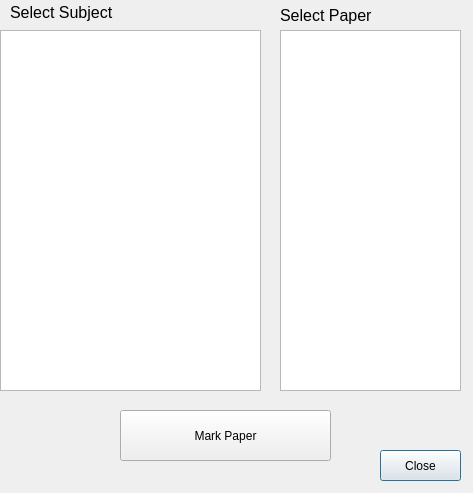
<?xml version="1.0" encoding="UTF-8"?>
<ui version="4.0">
 <class>SelectPaperForMark</class>
 <widget class="QDialog" name="SelectPaperForMark">
  <property name="geometry">
   <rect>
    <x>0</x>
    <y>0</y>
    <width>473</width>
    <height>493</height>
   </rect>
  </property>
  <property name="windowTitle">
   <string>Select Paper For Mark</string>
  </property>
  <widget class="QTreeWidget" name="tWSelectSubject">
   <property name="geometry">
    <rect>
     <x>0</x>
     <y>30</y>
     <width>261</width>
     <height>361</height>
    </rect>
   </property>
   <property name="font">
    <font>
     <pointsize>12</pointsize>
    </font>
   </property>
   <attribute name="headerVisible">
    <bool>false</bool>
   </attribute>
   <attribute name="headerCascadingSectionResizes">
    <bool>false</bool>
   </attribute>
   <attribute name="headerHighlightSections">
    <bool>false</bool>
   </attribute>
   <column>
    <property name="text">
     <string notr="true">1</string>
    </property>
   </column>
  </widget>
  <widget class="QListWidget" name="lWSelectPaper">
   <property name="geometry">
    <rect>
     <x>280</x>
     <y>30</y>
     <width>181</width>
     <height>361</height>
    </rect>
   </property>
   <property name="font">
    <font>
     <pointsize>12</pointsize>
    </font>
   </property>
  </widget>
  <widget class="QPushButton" name="pBClose">
   <property name="geometry">
    <rect>
     <x>380</x>
     <y>450</y>
     <width>81</width>
     <height>31</height>
    </rect>
   </property>
   <property name="text">
    <string>Close</string>
   </property>
  </widget>
  <widget class="QPushButton" name="pBMarkPaper">
   <property name="geometry">
    <rect>
     <x>120</x>
     <y>410</y>
     <width>211</width>
     <height>51</height>
    </rect>
   </property>
   <property name="text">
    <string>Mark Paper</string>
   </property>
  </widget>
  <widget class="QLabel" name="label">
   <property name="geometry">
    <rect>
     <x>10</x>
     <y>2</y>
     <width>111</width>
     <height>21</height>
    </rect>
   </property>
   <property name="font">
    <font>
     <pointsize>12</pointsize>
    </font>
   </property>
   <property name="text">
    <string>Select Subject</string>
   </property>
  </widget>
  <widget class="QLabel" name="label_2">
   <property name="geometry">
    <rect>
     <x>280</x>
     <y>5</y>
     <width>111</width>
     <height>21</height>
    </rect>
   </property>
   <property name="font">
    <font>
     <pointsize>12</pointsize>
    </font>
   </property>
   <property name="text">
    <string>Select Paper</string>
   </property>
  </widget>
 </widget>
 <tabstops>
  <tabstop>tWSelectSubject</tabstop>
  <tabstop>lWSelectPaper</tabstop>
  <tabstop>pBMarkPaper</tabstop>
  <tabstop>pBClose</tabstop>
 </tabstops>
 <resources/>
 <connections>
  <connection>
   <sender>pBClose</sender>
   <signal>clicked()</signal>
   <receiver>SelectPaperForMark</receiver>
   <slot>close()</slot>
   <hints>
    <hint type="sourcelabel">
     <x>426</x>
     <y>451</y>
    </hint>
    <hint type="destinationlabel">
     <x>923</x>
     <y>459</y>
    </hint>
   </hints>
  </connection>
 </connections>
</ui>
